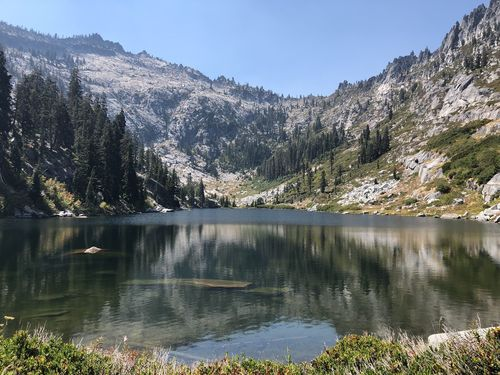
#> input picture labs/deep_dive_cv/alpine.jpg, 500 x 375 px
$ jupyter execute --allow-errors cv.ipynb
#> lines starting #> are read from the running program, lines starting #| are printed output that depends on the picture
# Deep Dive | Computer Vision

This notebook provides an introduction to basic and intermediate Computer Vision concepts. Developed in July 2021 for BWSI Racecar.

## 0.0 Image Formation

[cell 1]
import cv2 as cv
import matplotlib.pyplot as plt
import numpy as np

[cell 2]
path = "alpine.jpg"
#pull in an image
img = cv.imread(path)
#> img is the input picture: shape (375, 500, 3); mean B, G, R 117.5, 113.9, 105.7

[cell 3]
def show_image(image, size = 8) -> None:
    """
    Displays a color image in the Jupyter Notebook.
    """
    plt.figure(figsize=(size, size), dpi=100)
    plt.imshow(cv.cvtColor(image, cv.COLOR_BGR2RGB))

[cell 4]
show_image(img)

## 1.0 Image Processing with Point Operations
Let's try applying some simple pointwise operations to the image, starting with increasing brightness and contrast.

[cell 5]
def adjust_brightness_contrast(sample_image,brightness_adjustment=0.0, contrast_factor=1.0):
#> called with brightness_adjustment = 30, contrast_factor = 1
    image = np.copy(sample_image)
    image = np.multiply(image,contrast_factor)
    image += brightness_adjustment
    image = np.clip(image,0,255).astype(np.uint8)
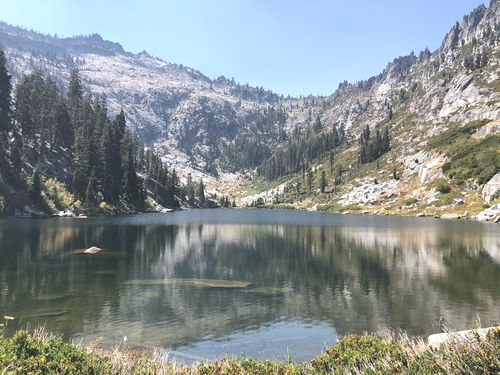
#> image: shape (375, 500, 3); mean B, G, R 144.5, 143.9, 135.6
    return image

Play around with the brightness and contrast values until you find a combination that looks good to you!

[cell 6]
brightness = 30.0 # ON A SCALE OF 0 to 255
contrast = 1.0 # HAS TO BE A FLOAT
adjusted_image = adjust_brightness_contrast(img,brightness,contrast)
show_image(adjusted_image)

The following function implements histogram equalization on our image. Do you notice any differences

[cell 7]
def hisEqulColor(image_in):
    img = np.copy(image_in)
    ycrcb=cv.cvtColor(img,cv.COLOR_BGR2YCR_CB)
#> ycrcb: shape (375, 500, 3); mean of channels 0, 1, 2 111.9, 123.6, 131.2
    channels=cv.split(ycrcb)
    cv.equalizeHist(channels[0],channels[0])
    cv.merge(channels,ycrcb)
    cv.cvtColor(ycrcb,cv.COLOR_YCR_CB2BGR,img)
#> ycrcb: shape (375, 500, 3); mean of channels 0, 1, 2 128.2, 123.6, 131.2
    return img

equ = hisEqulColor(img)
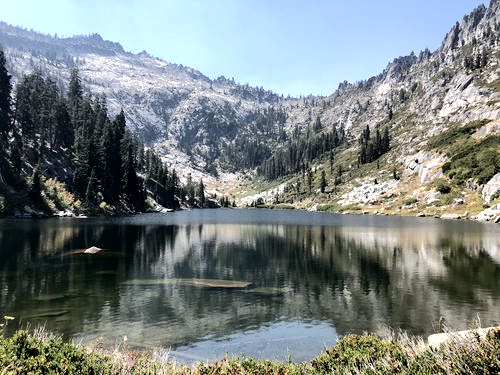
#> equ: shape (375, 500, 3); mean B, G, R 129.7, 130.2, 122
res = np.hstack((img,equ)) #stacking images side-by-side, with original image on the left and eq on right
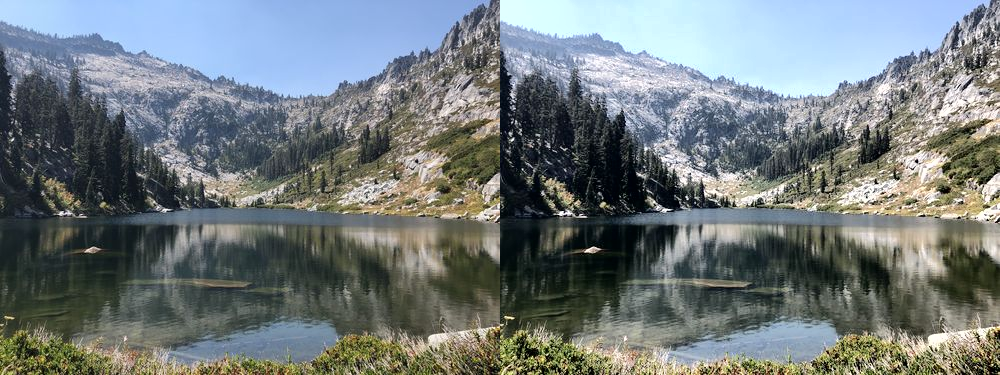
#> res: shape (375, 1000, 3); mean B, G, R 123.6, 122.1, 113.8
show_image(res)

## 2.0 Image Processing with Neighborhood Operations

Let's load in a different image to take a look at the effects of neighborhood operations.

[cell 8]
path = "stop.png"
#pull in an image
img = cv.imread(path)
#> (the rest of this cell did not finish here and is left out)

$ run again, with labs/TSR_PyTorch-main/Code/predictions.png saved as labs/deep_dive_cv/alpine.jpg
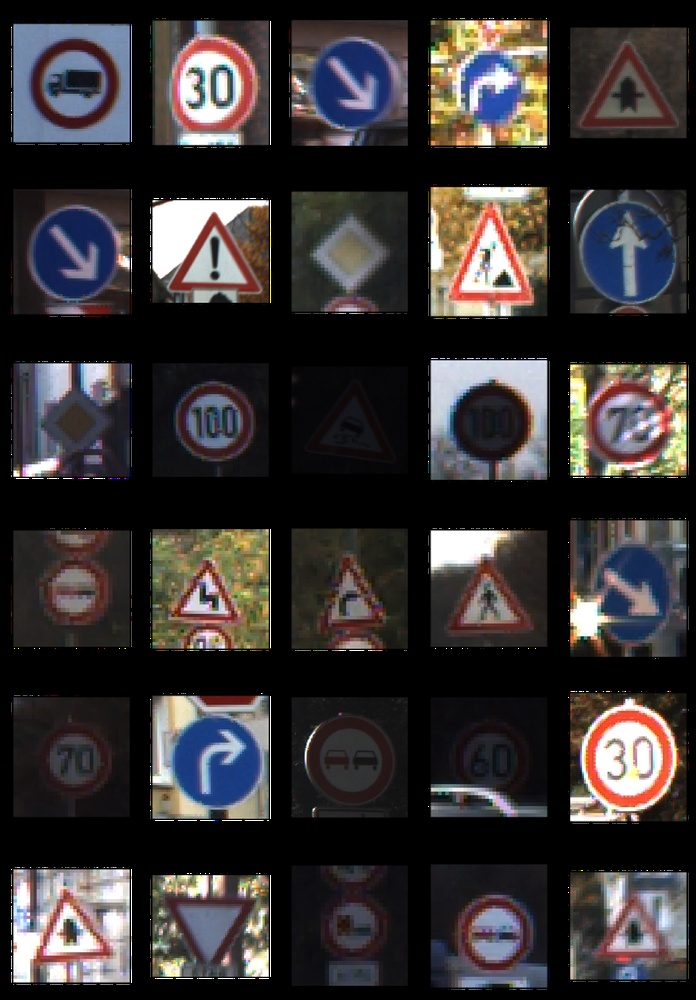
#> input picture labs/TSR_PyTorch-main/Code/predictions.png, 696 x 1000 px, shrunk from 2887 x 4146 before the run
#> img is the input picture: shape (1000, 696, 3); mean B, G, R 52, 51.7, 56
#> `equ = hisEqulColor(img)`:
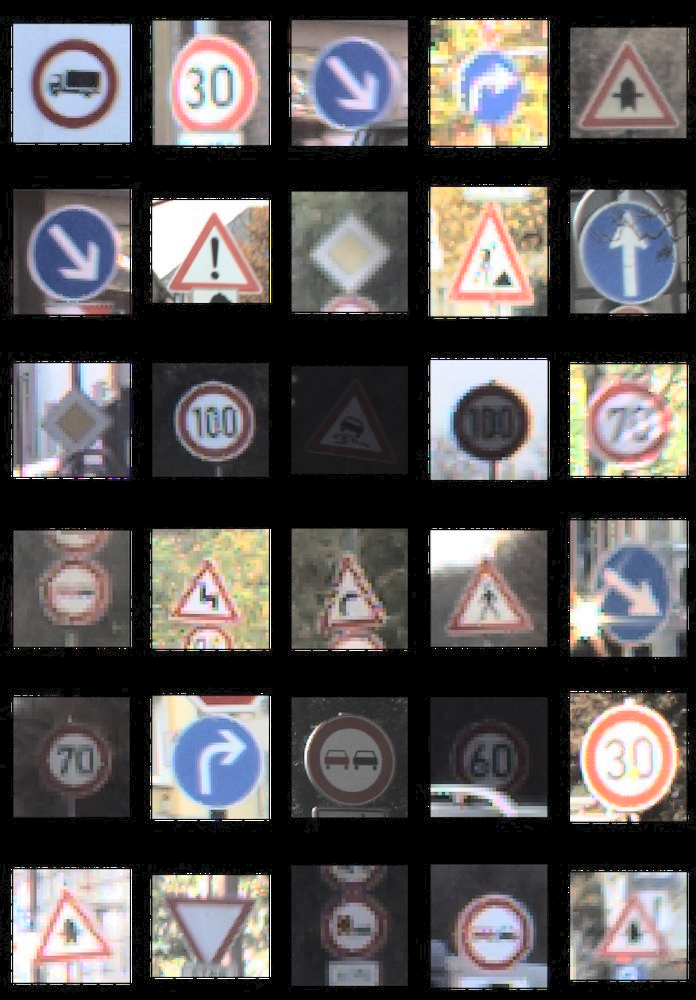
#> equ: shape (1000, 696, 3); mean B, G, R 85, 84.7, 88.5
#> `res = np.hstack((img,equ))`:
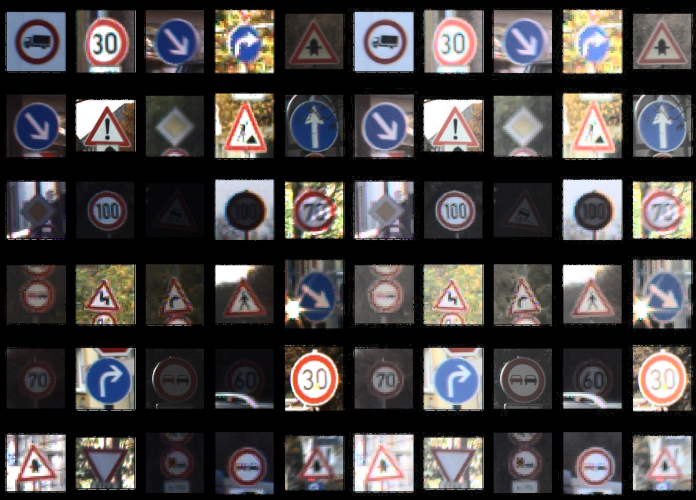
#> res: shape (1000, 1392, 3) (shown at 1/2 size); mean B, G, R 68.5, 68.2, 72.3
